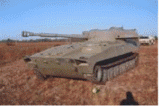
#> input picture gui/pic/1-2S1.png, 159 x 106 px
$ python test2.py
#> lines starting #> are read from the running program, lines starting #| are printed output that depends on the picture
import cv2

realimage = []

realimage.append(cv2.imread("pic/1-2S1.png"))
realimage.append(cv2.imread("pic/2-BRDM2.png"))
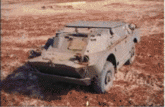
#> input picture gui/pic/2-BRDM2.png, 165 x 107 px
realimage.append(cv2.imread("pic/3-BTR70.png"))
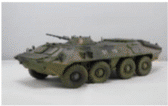
#> input picture gui/pic/3-BTR70.png, 168 x 106 px
realimage.append(cv2.imread("pic/4-T62.png"))
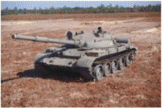
#> input picture gui/pic/4-T62.png, 163 x 109 px
realimage.append(cv2.imread("pic/5-ZIL131.png"))
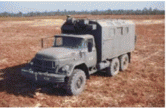
#> input picture gui/pic/5-ZIL131.png, 166 x 108 px
realimage.append(cv2.imread("pic/6-BMP2.png"))
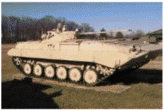
#> input picture gui/pic/6-BMP2.png, 164 x 110 px
realimage.append(cv2.imread("pic/7-BTR-60.png"))
realimage.append(cv2.imread("pic/8-D7.png"))
realimage.append(cv2.imread("pic/9-T72.png"))
realimage.append(cv2.imread("pic/10-ZSU234.png"))

cv2.imshow("1-2S1", realimage[1])

cv2.waitKey(0)
